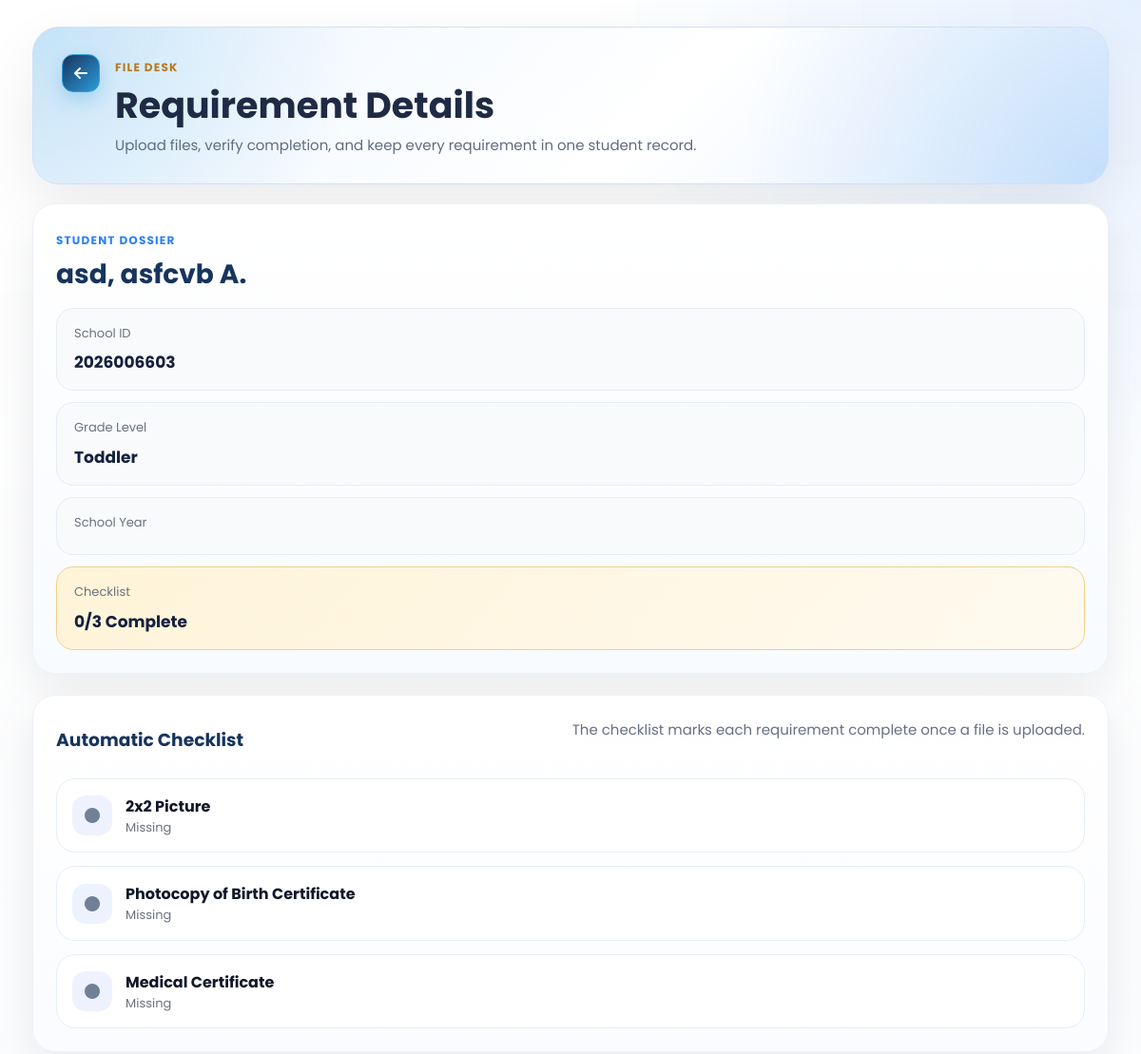
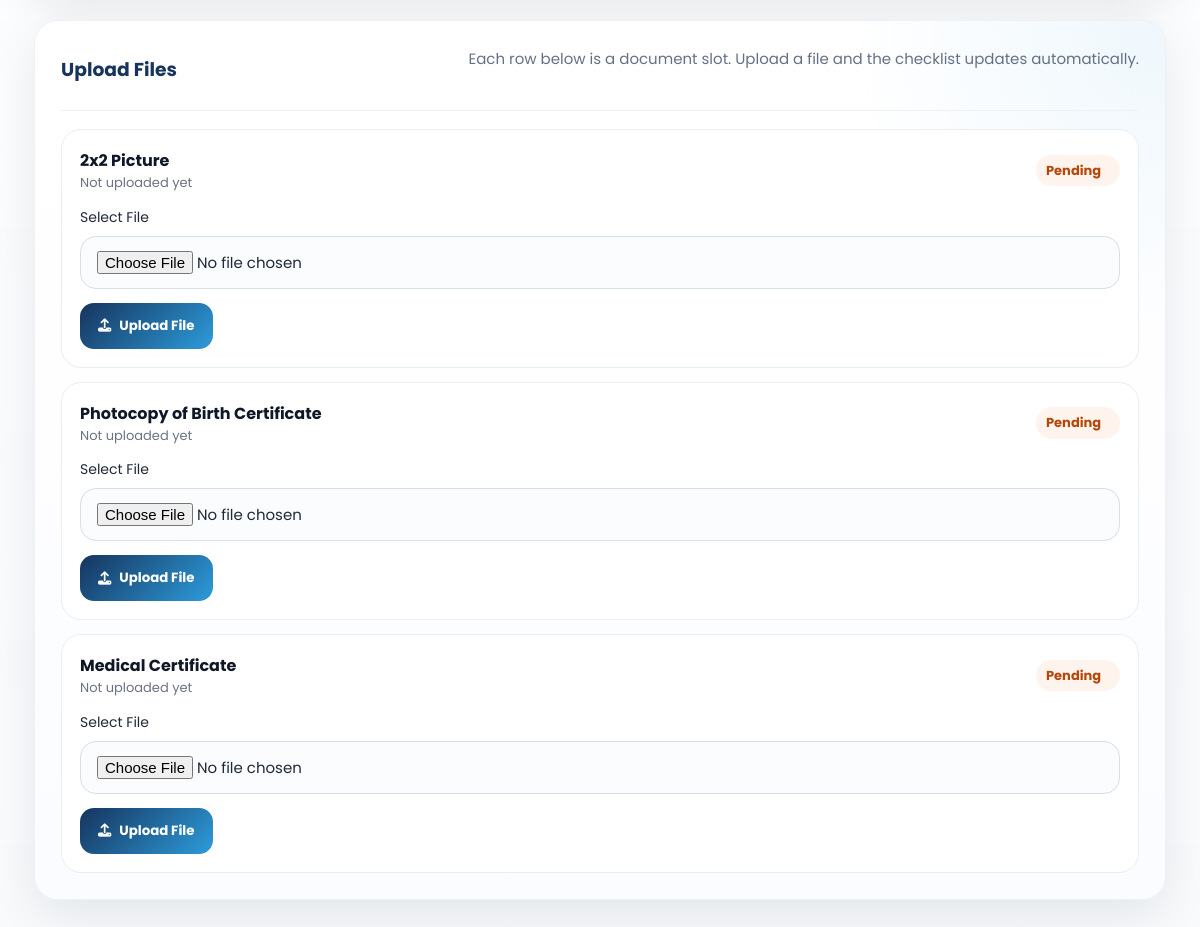
Page /SmartEnroll/requirements_upload_details.php?student_id=2026006603 on the committed database (2 pictures, top to bottom).
### tables this page shows
CREATE TABLE `enrollments` (
  `id` int(11) NOT NULL,
  `grade_level` varchar(50) DEFAULT NULL,
  `student_id` varchar(20) DEFAULT NULL,
  `school_year` varchar(20) DEFAULT NULL,
  `completion_date` date DEFAULT NULL,
  `learner_lname` varchar(100) DEFAULT NULL,
  `learner_fname` varchar(100) DEFAULT NULL,
  `learner_mname` varchar(100) DEFAULT NULL,
  `learner_ext` varchar(20) DEFAULT NULL,
  `nickname` varchar(100) DEFAULT NULL,
  `sex` varchar(20) DEFAULT NULL,
  `dob` varchar(20) DEFAULT NULL,
  `age` int(11) DEFAULT NULL,
  `mother_tongue` varchar(100) DEFAULT NULL,
  `religion` varchar(100) DEFAULT NULL,
  `email` varchar(150) DEFAULT NULL,
  `province` varchar(100) DEFAULT NULL,
  `municipality` varchar(100) DEFAULT NULL,
  `barangay` varchar(100) DEFAULT NULL,
  `street` varchar(150) DEFAULT NULL,
  `father_lname` varchar(100) DEFAULT NULL,
  `father_fname` varchar(100) DEFAULT NULL,
  `father_mname` varchar(100) DEFAULT NULL,
  `father_occ` varchar(100) DEFAULT NULL,
  `father_contact` varchar(50) DEFAULT NULL,
  `mother_lname` varchar(100) DEFAULT NULL,
  `mother_fname` varchar(100) DEFAULT NULL,
  `mother_mname` varchar(100) DEFAULT NULL,
  `mother_occ` varchar(100) DEFAULT NULL,
  `mother_contact` varchar(50) DEFAULT NULL,
  `mother_maiden` varchar(100) DEFAULT NULL,
  `guardian_type` varchar(50) DEFAULT NULL,
  `guardian_lname` varchar(100) DEFAULT NULL,
  `guardian_fname` varchar(100) DEFAULT NULL,
  `guardian_mname` varchar(100) DEFAULT NULL,
  `guardian_occ` varchar(100) DEFAULT NULL,
  `guardian_contact` varchar(50) DEFAULT NULL,
  `emergency1_name` varchar(150) DEFAULT NULL,
  `emergency1_relationship` varchar(100) DEFAULT NULL,
  `emergency1_contact` varchar(50) DEFAULT NULL,
  `emergency2_name` varchar(150) DEFAULT NULL,
  `emergency2_relationship` varchar(100) DEFAULT NULL,
  `emergency2_contact` varchar(50) DEFAULT NULL,
  `emergency3_name` varchar(150) DEFAULT NULL,
  `emergency3_relationship` varchar(100) DEFAULT NULL,
  `emergency3_contact` varchar(50) DEFAULT NULL,
  `special_needs` text DEFAULT NULL,
  `medication` varchar(10) DEFAULT NULL,
  `medication_details` text DEFAULT NULL,
  `created_at` timestamp NOT NULL DEFAULT current_timestamp()
);

### SmartEnroll/requirements_upload_details.php (the view, shortened to what this page needs)
<?php
$selectedId = trim((string)($_GET['student_id'] ?? $_POST['student_id'] ?? ''));
$selectedStudent = null;
$requirements = [
    'picture_2x2' => '2x2 Picture',
    'birth_certificate' => 'Photocopy of Birth Certificate',
    'medical_certificate' => 'Medical Certificate',
];
$uploadedFiles = [];
function format_name(array $row): string
{
    $m = trim((string)($row['learner_mname'] ?? ''));
    $mi = $m !== '' ? strtoupper(mb_substr($m, 0, 1)) . '.' : '';
    $full = trim(
        ($row['learner_lname'] ?? '') . ', ' .
        ($row['learner_fname'] ?? '') . ' ' . $mi
    );
    return trim(preg_replace('/\s+/', ' ', $full), ' ,');
}
function get_student(mysqli $conn, string $studentId): ?array
{
    $stmt = $conn->prepare(
        "SELECT id, student_id, learner_lname, learner_fname, learner_mname, grade_level, school_year
         FROM enrollments
         WHERE student_id = ?
         LIMIT 1"
    );
    $stmt->bind_param('s', $studentId);
    $stmt->execute();
    $student = $stmt->get_result()->fetch_assoc() ?: null;
    return $student;
}
function load_uploaded_files(mysqli $conn, int $enrollmentId): array
{
    $files = [];
    $stmt = $conn->prepare(
        "SELECT requirement_key, original_name, stored_name, file_path, uploaded_at
         FROM student_requirements
         WHERE enrollment_id = ?"
    );
    $stmt->bind_param('i', $enrollmentId);
    $stmt->execute();
    $result = $stmt->get_result();
    return $files;
}
try {
    $conn = new mysqli('127.0.0.1', 'root', '', 'smartenroll');
    $conn->set_charset('utf8mb4');
    $selectedStudent = get_student($conn, $selectedId);
    $uploadedFiles = load_uploaded_files($conn, (int)$selectedStudent['id']);
} catch (Throwable $e) {
    $error = $e->getMessage();
}
$studentName = $selectedStudent ? format_name($selectedStudent) : '';
$completedCount = 0;
?>
<!DOCTYPE html>
<html lang="en">
<head>
    <link rel="stylesheet" href="css/style.css">
    <link rel="stylesheet" href="css/requirements_upload.css">
    <link rel="stylesheet" href="https://cdnjs.cloudflare.com/ajax/libs/font-awesome/6.5.0/css/all.min.css">
</head>
<body class="dashboard-page dashboard-white-page">
<main class="dashboard-main requirements-main">
    <section class="requirements-hero detail-hero">
        <div class="requirements-hero-top">
            <a href="requirements_upload.php" class="dashboard-link back-left"><i class="fa-solid fa-arrow-left"></i></a>
            <div class="requirements-hero-copy">
                <span class="eyebrow eyebrow-gold">File Desk</span>
                <h1>Requirement Details</h1>
                <p>Upload files, verify completion, and keep every requirement in one student record.</p>
            </div>
        </div>
    </section>
    <?php if ($selectedStudent): ?>
        <section class="requirements-workspace">
            <aside class="requirements-sidebar">
                <div class="student-dossier">
                    <span class="eyebrow eyebrow-blue">Student Dossier</span>
                    <h2><?php echo htmlspecialchars($studentName); ?></h2>
                    <div class="dossier-list">
                        <div class="dossier-item">
                            <span>School ID</span>
                            <strong><?php echo htmlspecialchars((string)$selectedStudent['student_id']); ?></strong>
                        </div>
                        <div class="dossier-item">
                            <span>Grade Level</span>
                            <strong><?php echo htmlspecialchars((string)$selectedStudent['grade_level']); ?></strong>
                        </div>
                        <div class="dossier-item">
                            <span>School Year</span>
                        </div>
                        <div class="dossier-item accent">
                            <span>Checklist</span>
                            <strong><?php echo $completedCount; ?>/<?php echo count($requirements); ?> Complete</strong>
                        </div>
                    </div>
                </div>
                <div class="requirements-panel checklist-panel">
                    <div class="requirements-panel-head">
                    <h3>Automatic Checklist</h3>
                    <p>The checklist marks each requirement complete once a file is uploaded.</p>
                </div>
                <div class="checklist-list">
                    <?php foreach ($requirements as $key => $label): ?>
                        <?php $isDone = isset($uploadedFiles[$key]); ?>
                        <div class="checklist-item <?php echo $isDone ? 'done' : ''; ?>">
                            <div class="checklist-icon">
                                <i class="fa-solid <?php echo $isDone ? 'fa-circle-check' : 'fa-circle'; ?>"></i>
                            </div>
                            <div class="checklist-copy">
                                <strong><?php echo htmlspecialchars($label); ?></strong>
                                <span><?php echo $isDone ? 'Uploaded' : 'Missing'; ?></span>
                            </div>
                        </div>
                    <?php endforeach; ?>
                </div>
                </div>
            </aside>
            <section class="requirements-panel upload-workbench">
                <div class="requirements-panel-head upload-workbench-head">
                    <h3>Upload Files</h3>
                    <p>Each row below is a document slot. Upload a file and the checklist updates automatically.</p>
                </div>
                <div class="upload-card-list">
                    <?php foreach ($requirements as $key => $label): ?>
                        <?php $fileInfo = $uploadedFiles[$key] ?? null; ?>
                        <form class="upload-item-card" method="post" action="requirements_upload_details.php?student_id=<?php echo urlencode($selectedId); ?>" enctype="multipart/form-data">
                            <div class="upload-item-head">
                                <div>
                                    <strong><?php echo htmlspecialchars($label); ?></strong>
                                    <span><?php echo $fileInfo ? 'Uploaded and checked' : 'Not uploaded yet'; ?></span>
                                </div>
                                <span class="upload-status <?php echo $fileInfo ? 'done' : 'pending'; ?>">
                                    <?php echo $fileInfo ? 'Complete' : 'Pending'; ?>
                                </span>
                            </div>
                            <label class="file-input-wrap">
                                <span>Select File</span>
                                <input type="file" name="requirement_file" accept=".jpg,.jpeg,.png,.pdf" required>
                            </label>
                            <button type="submit" class="upload-submit-btn">
                                <i class="fa-solid fa-upload"></i>
                                <?php echo $fileInfo ? 'Replace File' : 'Upload File'; ?>
                            </button>
                        </form>
                    <?php endforeach; ?>
                </div>
            </section>
        </section>
    <?php endif; ?>
</main>
</body>
</html>

### SmartEnroll/css/style.css (style rules this page uses)
* { margin: 0; padding: 0; box-sizing: border-box; font-family: 'Poppins', sans-serif; }
:root { --logo-blue: #19325a; --logo-blue-light: #1e88e5; --logo-yellow: #fdd835; --logo-yellow-soft: #ffe970; --logo-green: #43a047; }
body, html { height: 100%; color: #fff; }
html { scroll-behavior: smooth; }
body { background: #0f172a; }
.eyebrow { text-transform: uppercase; letter-spacing: 1.4px; font-size: 12px; color: #6b7280; margin-bottom: 8px; font-weight: 600; }
.dashboard-page { background: linear-gradient(135deg, rgba(12, 25, 47, 0.72), rgba(25, 50, 90, 0.48)), #f5f6f8; color: #1b1f2a; position: relative; min-height: 100vh; overflow-x: hidden; }
.dashboard-page::before { content: ""; position: fixed; inset: 0; background: linear-gradient(135deg, rgba(12, 25, 47, 0.5), rgba(25, 50, 90, 0.18)), url('../assets/img1.jpg') center center / cover no-repeat; filter: blur(5px) saturate(1.05); transform: scale(1.05); z-index: 0; }
.dashboard-page::after { content: ""; position: fixed; inset: 0; background: radial-gradient(circle at top right, rgba(253, 216, 53, 0.22), transparent 28%), linear-gradient(180deg, rgba(255, 255, 255, 0.08), rgba(255, 255, 255, 0.16)); z-index: 0; pointer-events: none; }
.dashboard-page.dashboard-white-page { background: #f8fafc; }
.dashboard-page.dashboard-white-page::before { display: none; }
.dashboard-page.dashboard-white-page::after { background: radial-gradient(circle at top right, rgba(219, 234, 254, 0.72), transparent 24%), linear-gradient(180deg, rgba(255, 255, 255, 0.96), rgba(248, 250, 252, 1)); }
.dashboard-main { width: min(1680px, calc(100vw - 40px)); max-width: 1680px; margin: 0 auto; padding: 42px 20px 56px; position: relative; z-index: 1; }
.dashboard-link { text-decoration: none; color: var(--logo-blue); font-weight: 700; background: rgba(253, 216, 53, 0.95); padding: 12px 18px; border-radius: 999px; box-shadow: 0 10px 24px rgba(253, 216, 53, 0.26); transition: transform 0.2s ease, box-shadow 0.2s ease, background 0.2s ease; }

### rows in the picture
enrollments: studentName "asd, asfcvb A.", student "2026006603", grade_level "Toddler"

### other values in the picture
$completedCount "0"
count($requirements) "3"
$label "2x2 Picture"
$label "Photocopy of Birth Certificate"
$label "Medical Certificate"
